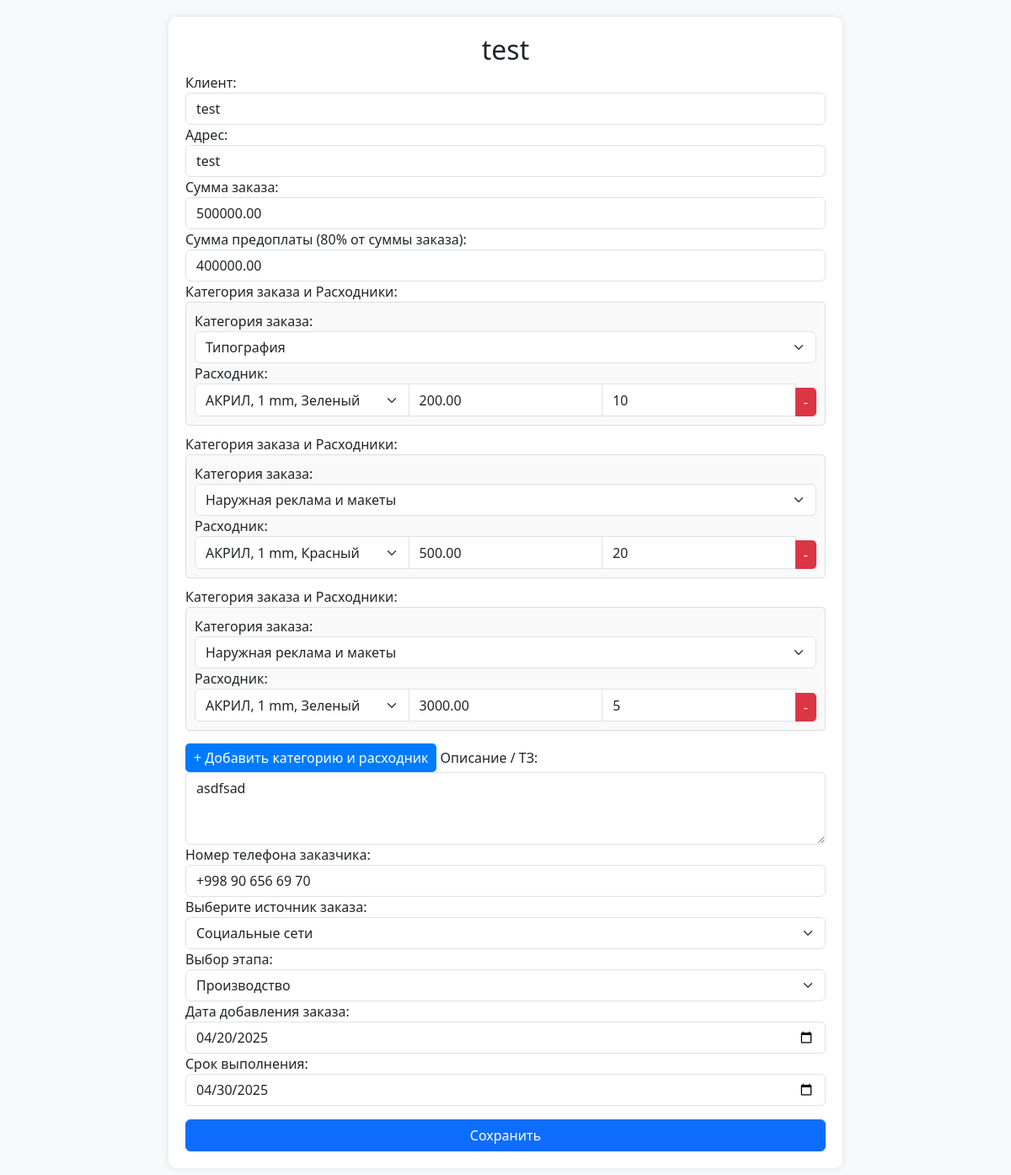
The page /order/15 (signed in) on the database as committed earlier.
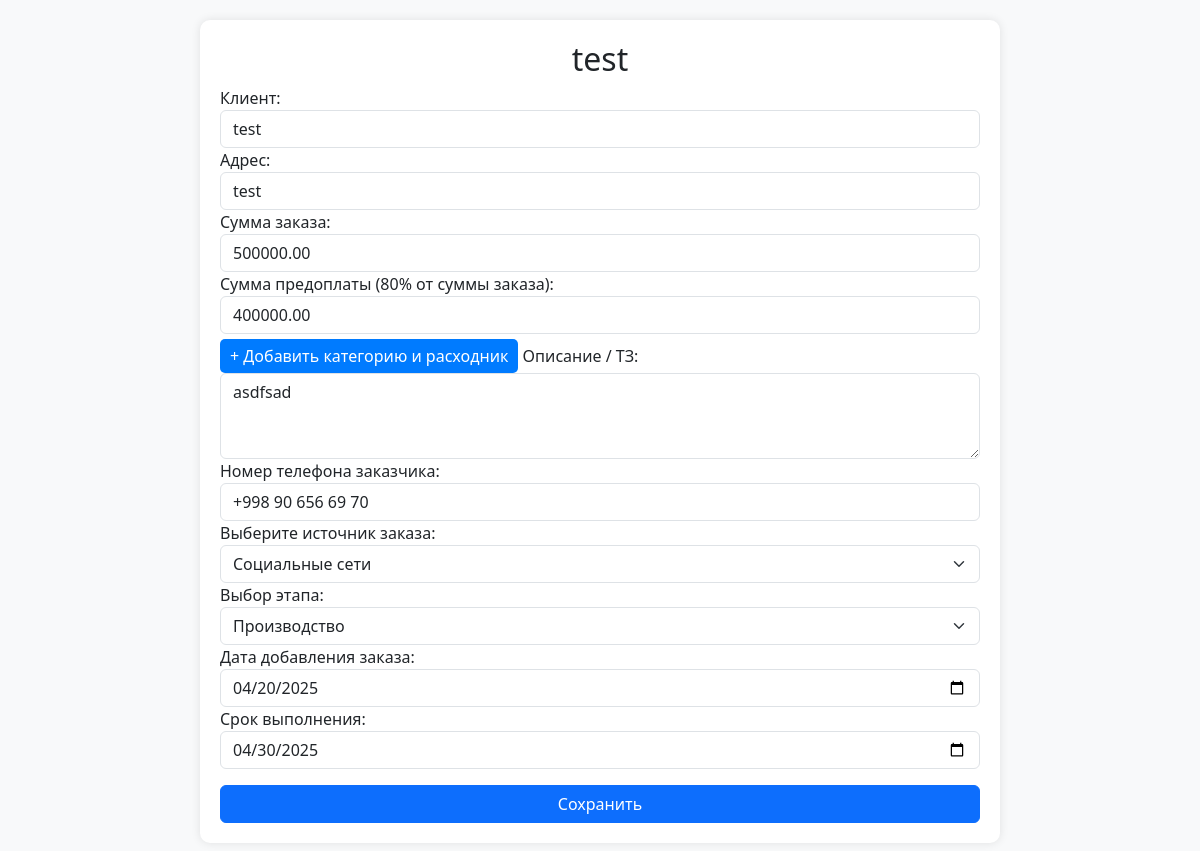
The same page on the database as committed later.
### backend/models.py (models this page shows, shortened)
class Orders(models.Model):
    Stage_CHOICES = [
        ("accepted", "Принят"),  # Accepted / Received
        ("design", "Проектирование"),  # Project Design / Planning
        ("technologist", "Технолог"),  # Technologist Stage
        ("manufacturing", "Производство"),  # Manufacturing
        ("assembly", "Сборка"),  # Assembly
        ("delivery", "Доставка"),  # Delivery
        ("order_ready", "Заказ готов"),  # Order Ready
        ("finished", "Завершено"),  # Fully Completed / Finished
    ]
    Social_CHOICES = [
        ("social", "Социальные сети"),
        ("cold_calls", "Холодные звонки"),
        ("word_of_mouth", "Сарафанное радио"),
    ]
    Stage_pod_CHOICES = [
        ("rezka","Резка"),
        ("svarka", "Сварка"),
        ("fill", "Покраска"),
        ("print", "Печать"),
    ]
    client=models.CharField(max_length=250)
    adress=models.CharField(max_length=250)
    order_sum=models.DecimalField(max_digits=10, decimal_places=2,default=0)
    order_predoplata=models.DecimalField(max_digits=10, decimal_places=2,default=0)
    description=models.TextField()
    phone=models.CharField(max_length=50)
    social=models.CharField(max_length=20, choices=Social_CHOICES)
    stage = models.CharField(max_length=20, choices=Stage_CHOICES)
    add_order=models.DateField()
    complete_order=models.DateField()
    delivery_photo=models.ImageField(blank=True, upload_to='delivery/')
    rezka=models.BooleanField(default=False)
    svarka=models.BooleanField(default=False)
    fill=models.BooleanField(default=False)
    print=models.BooleanField(default=False)
    stage_pod=models.CharField(max_length=20, choices=Stage_pod_CHOICES,default="rezka")
    payment_data=models.DateField(null=True)

class Consumables(models.Model):
    add=models.CharField(max_length=50)
    price=models.DecimalField(max_digits=10, decimal_places=2,default=0)
    catigories=models.CharField(max_length=50)
    order = models.ForeignKey(Orders, on_delete=models.CASCADE, related_name='consumables')
    quantity=models.IntegerField(default=1)

### backend/views.py (the view, shortened to what this page needs)
# urls.py: path('order/<int:pk>',views.OrderDetail.as_view(),name='order_detail'),
class OrderDetail(LoginRequiredMixin,DetailView):
   model = Orders
   login_url = reverse_lazy('login')
   template_name = 'order_detail.html'
   context_object_name = 'item'

### backend/templates/order_detail.html (shortened to what this page needs)
{% if request.user.profile.approve %}
<!DOCTYPE html>
<html lang="ru">
<head>
    <link href="https://cdn.jsdelivr.net/npm/bootstrap@5.3.0/dist/css/bootstrap.min.css" rel="stylesheet">
</head>
<body>
    <div class="container">
        <h2 class="text-center">{{item.client}}</h2>
        <form action="" method="POST" enctype="multipart/form-data">
            <label>Клиент:</label>
            <input type="text" class="form-control" placeholder="ООО 'Реклама Плюс'" value="{{item.client}}" name="client" required >
            <label>Адрес:</label>
            <input type="text" class="form-control" placeholder="Введите адрес"  value="{{item.adress}}" name="adress" required>
            <label>Сумма заказа:</label>
            <input type="number" class="form-control" placeholder="100" name="order_sum"  value="{{item.order_sum}}" id="order_sum" required>
            <label>Сумма предоплаты (80% от суммы заказа):</label>
            <input type="number" class="form-control" placeholder="80" readonly name="order_predoplata" value="{{item.order_predoplata}}" id="order_predoplata" required>
            {% for i in item.consumables.all %}
            <label>Категория заказа и Расходники:</label>
            <div id="categories-container">
                <div class="category-group">
                    <label>Категория заказа:</label>
                    <select class="form-select" name="catigories" required>
    <option value="Наружная реклама и макеты" {% if i.catigories == "Наружная реклама и макеты" %}selected{% endif %}>Наружная реклама и макеты</option>
    <option value="Типография" {% if i.catigories == "Типография" %}selected{% endif %}>Типография</option>
            </select>
                    <label>Расходник:</label>
                    <div class="input-group">
                       <select class="form-select" name="add" required>
    <option value="АКРИЛ, 1 mm, Зеленый" {% if i.add == "АКРИЛ, 1 mm, Зеленый" %}selected{% endif %}>АКРИЛ, 1 mm, Зеленый</option>
    <option value="АКРИЛ, 1 mm, Красный" {% if i.add == "АКРИЛ, 1 mm, Красный" %}selected{% endif %}>АКРИЛ, 1 mm, Красный</option>
</select>
                        <input type="number" class="form-control" placeholder="Стоимость" name="price"  value="{{i.price}}" required>
                        <input type="number" class="form-control" placeholder="Количество" name="quantity" min="1"  value="{{i.quantity}}" required>
                        <button type="button" class="btn btn-remove" onclick="removeCategoryGroup(this)">-</button>
                    </div>
                </div>
            </div>
               {% endfor %}
            <button type="button" class="btn-add" onclick="addCategoryGroup()" >+ Добавить категорию и расходник</button>
            <label>Описание / ТЗ:</label>
            <textarea class="form-control" rows="3" name="description"   required >{{item.description}}</textarea>
            <label>Номер телефона заказчика:</label>
            <input type="tel" class="form-control" placeholder="+79997777777"  value="{{item.phone}}" name="phone" required>
            <label>Выберите источник заказа:</label>
            <select class="form-select" name="social" required>
    <option value="social" {% if item.social == "social" %}selected{% endif %}>Социальные сети</option>
        </select>
            <label>Выбор этапа:</label>
            <select class="form-select" name="stage" required>
    <option value="manufacturing" {% if item.stage == "manufacturing" %}selected{% endif %}>Производство</option>
</select>
            <label>Дата добавления заказа:</label>
           <input type="date" class="form-control" name="add_order" required value="{{ item.add_order|date:'Y-m-d' }}">
            <label>Срок выполнения:</label>
            <input type="date" class="form-control" name="complete_order" required value="{{item.complete_order|date:'Y-m-d'}}">
            <button type="submit" class="btn btn-primary w-100 mt-3">Сохранить</button>
        </form>
    </div>
</body>
</html>
{% else %}
{% include 'waiting.html' %}
{% endif %}

### backend/templates/order_detail.html (style rules this page uses)
body { background-color: #f8f9fa; }
.container { max-width: 800px; margin: 20px auto; background: white; padding: 20px; border-radius: 10px; box-shadow: 0 0 10px rgba(0, 0, 0, 0.1); }
.btn-add, .btn-remove { border: none; padding: 5px 10px; border-radius: 5px; margin-top: 5px; }
.btn-add { background: #007bff; color: white; }

Rows that differ between the two databases and show on the page:
removed Consumables: catigories "Типография", add "АКРИЛ, 1 mm, Зеленый", price "200.00", quantity "10"
removed Consumables: catigories "Наружная реклама и макеты", add "АКРИЛ, 1 mm, Красный", price "500.00", quantity "20"
removed Consumables: catigories "Наружная реклама и макеты", add "АКРИЛ, 1 mm, Зеленый", price "3000.00", quantity "5"
